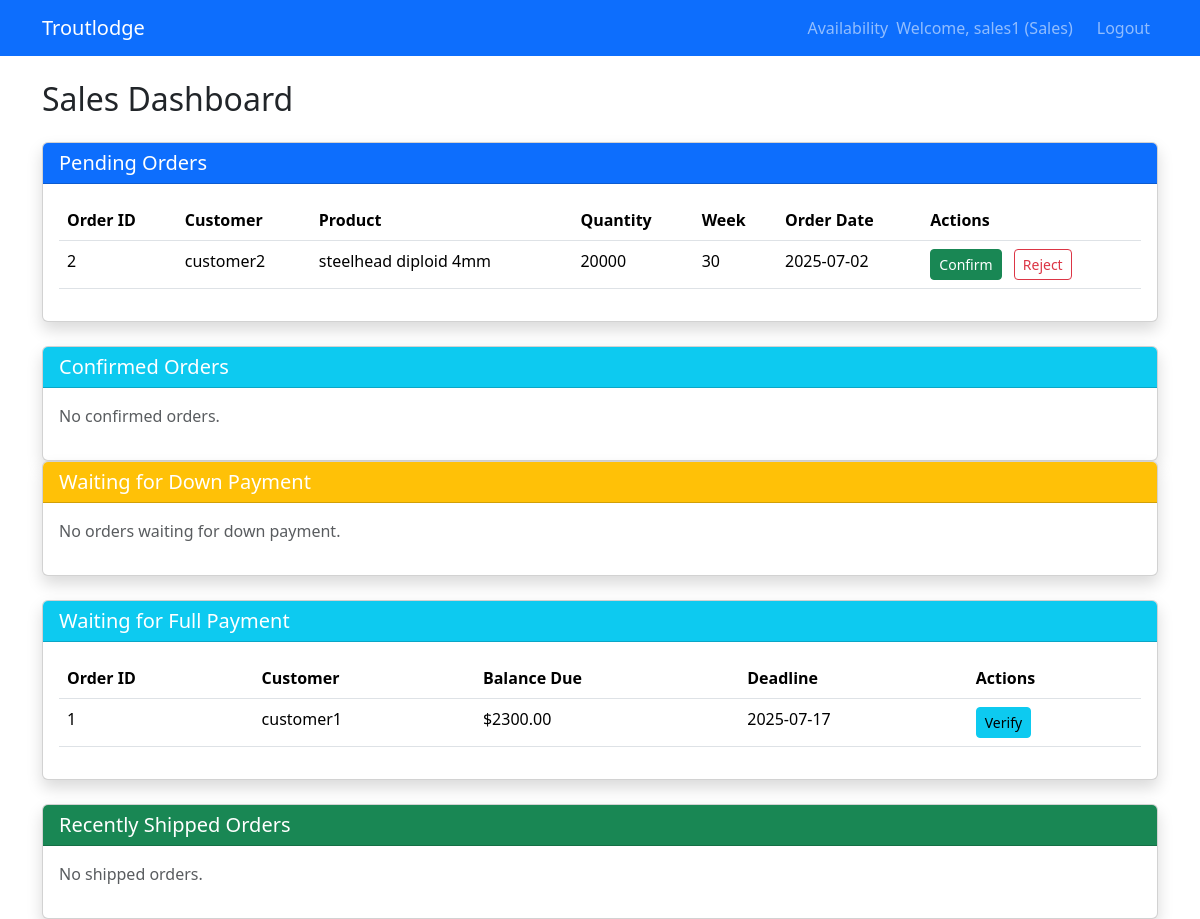
/ (signed in), run on the app's committed database.
### core/models.py (models this page shows, shortened)
class User(AbstractUser):
    ROLE_CHOICES = [
        ('sales', 'Sales Team'),
        ('hatchery', 'Hatchery Management'),
        ('customer', 'Customer'),
    ]
    role = models.CharField(max_length=10, choices=ROLE_CHOICES)
    company = models.CharField(max_length=100, blank=True, null=True)
    phone = models.CharField(max_length=20, blank=True, null=True)
    vat_number = models.CharField(max_length=50, blank=True, null=True)
    address = models.TextField(blank=True, null=True)
    reliability_score = models.FloatField(default=0.8)

class Order(models.Model):
    STATUS_CHOICES = [
        ('pending', 'Pending'),
        ('approved', 'Approved for Down Payment'),
        ('down_paid', 'Down Payment Received'),
        ('confirmed', 'Confirmed'),
        ('cancelled', 'Cancelled'),
        ('shipped', 'Shipped'),
    ]
    customer = models.ForeignKey(
        settings.AUTH_USER_MODEL,
        on_delete=models.CASCADE,
        limit_choices_to={'role': 'customer'}
    )
    availability = models.ForeignKey(Availability, on_delete=models.CASCADE)
    quantity = models.IntegerField()
    status = FSMField(
        max_length=20,
        choices=STATUS_CHOICES,
        default='pending',
        protected=True
    )
    created_at = models.DateTimeField(auto_now_add=True)
    confirmed_at = models.DateTimeField(null=True, blank=True)
    invoice = models.FileField(upload_to='invoices/', null=True, blank=True)
    downpayment_invoice = models.FileField(upload_to='downpayment_invoices/', null=True, blank=True)
    notes = models.TextField(blank=True, null=True)
    downpayment_amount = models.DecimalField(max_digits=10, decimal_places=2, null=True, blank=True)
    fullpayment_amount = models.DecimalField(max_digits=10, decimal_places=2, null=True, blank=True)
    downpayment_deadline = models.DateTimeField(null=True, blank=True)
    fullpayment_deadline = models.DateTimeField(null=True, blank=True)
    downpayment_proof = models.FileField(upload_to='payment_proofs/', null=True, blank=True)
    fullpayment_proof = models.FileField(upload_to='payment_proofs/', null=True, blank=True)
    commission_rate = models.DecimalField(max_digits=5, decimal_places=2, default=0.0)
    transport_cost = models.DecimalField(max_digits=10, decimal_places=2, default=0.0)
    downpayment_transaction_id = models.CharField(max_length=50, blank=True, null=True)
    fullpayment_transaction_id = models.CharField(max_length=50, blank=True, null=True)
    def calculate_total(self):
        return self.quantity * self.availability.product.price + self.transport_cost

class Availability(models.Model):
    product = models.ForeignKey(Product, on_delete=models.CASCADE)
    year = models.IntegerField(default=2025)
    week_number = models.IntegerField()
    available_quantity = models.IntegerField()
    expected_ship_date = models.DateField()
    class Meta:
        unique_together = ('product', 'year', 'week_number')  # Ensure unique availability per product, year, week

class Product(models.Model):
    PLOIDY_CHOICES = [
        ('diploid', 'Diploid'),
        ('triploid', 'Triploid'),
    ]
    TYPE_CHOICES = [
        ('steelhead', 'Steelhead'),
        ('jumper', 'Jumper'),
        ('kamloop', 'Kamloop'),
    ]
    DIAMETER_CHOICES = [
        (4, '4mm'),
        (5, '5mm'),
        (6, '6mm'),
    ]
    ploidy = models.CharField(max_length=10, choices=PLOIDY_CHOICES)
    type = models.CharField(max_length=10, choices=TYPE_CHOICES)
    diameter = models.IntegerField(choices=DIAMETER_CHOICES)
    price = models.DecimalField(max_digits=10, decimal_places=2, default=0)
    MIN_ORDER_QUANTITY = 20000
    def __str__(self):
        return f"{self.type} {self.ploidy} {self.diameter}mm"

### core/views.py (the view)
# urls.py: path('', views.dashboard, name='dashboard'),
@login_required
def dashboard(request):
    if request.user.role == 'sales':
        return sales_dashboard(request)
    elif request.user.role == 'hatchery':
        return hatchery_dashboard(request)
    elif request.user.role == 'customer':
        return customer_dashboard(request)
    return HttpResponseForbidden()

### core/views.py (called while the page is built)
def sales_required(view_func):
    return user_passes_test(lambda u: u.role == 'sales')(view_func)

@sales_required
def sales_dashboard(request):
    pending_orders = Order.objects.filter(status='pending')
    approved_orders = Order.objects.filter(status='approved')
    down_paid_orders = Order.objects.filter(status='down_paid')
    confirmed_orders = Order.objects.filter(status='confirmed').order_by('-confirmed_at')[:10]
    shipped_orders = Order.objects.filter(status='shipped')[:5]
    return render(request, 'sales_dashboard.html', {
        'pending_orders': pending_orders,
        'approved_orders': approved_orders,
        'down_paid_orders': down_paid_orders,
        'confirmed_orders': confirmed_orders,
        'shipped_orders': shipped_orders
    })

### core/templates/sales_dashboard.html
{% extends 'base.html' %}
{% block content %}
    <h2 class="mb-4">Sales Dashboard</h2>
    <div class="card shadow mb-4">
        <div class="card-header bg-primary text-white">
            <h5 class="mb-0">Pending Orders</h5>
        </div>
        <div class="card-body">
            {% if pending_orders %}
                <table class="table table-hover">
                    <thead>
                        <tr>
                            <th>Order ID</th>
                            <th>Customer</th>
                            <th>Product</th>
                            <th>Quantity</th>
                            <th>Week</th>
                            <th>Order Date</th>
                            <th>Actions</th>
                        </tr>
                    </thead>
                    <tbody>
                        {% for order in pending_orders %}
                            <tr>
                                <td>{{ order.id }}</td>
                                <td>{{ order.customer.username }}</td>
                                <td>{{ order.availability.product }}</td>
                                <td>{{ order.quantity }}</td>
                                <td>{{ order.availability.week_number }}</td>
                                <td>{{ order.created_at|date:"Y-m-d" }}</td>
                                <td>
                                    <a href="{% url 'verify_full_payment' order.id %}" class="btn btn-sm btn-success me-2">Confirm</a>
                                    <a href="#" class="btn btn-sm btn-outline-danger">Reject</a>
                                </td>
                            </tr>
                        {% endfor %}
                    </tbody>
                </table>
            {% else %}
                <p class="text-muted">No pending orders.</p>
            {% endif %}
        </div>
    </div>
    <div class="card shadow">
        <div class="card-header bg-info text-white">
            <h5 class="mb-0">Confirmed Orders</h5>
        </div>
        <div class="card-body">
            {% if confirmed_orders %}
                <table class="table table-hover">
                    <thead>
                        <tr>
                            <th>Order ID</th>
                            <th>Customer</th>
                            <th>Product</th>
                            <th>Quantity</th>
                            <th>Status</th>
                            <th>Confirmed At</th>
                            <th>Invoice</th>
                        </tr>
                    </thead>
                    <tbody>
                        {% for order in confirmed_orders %}
                            <tr>
                                <td>{{ order.id }}</td>
                                <td>{{ order.customer.username }}</td>
                                <td>{{ order.availability.product }}</td>
                                <td>{{ order.quantity }}</td>
                                <td><span class="badge bg-success">{{ order.status|capfirst }}</span></td>
                                <td>{{ order.confirmed_at|date:"Y-m-d H:i" }}</td>
                                <td>
                                    <a href="{% url 'view_invoice' order.id %}" class="btn btn-sm btn-info">View</a>
                                </td>
                            </tr>
                        {% endfor %}
                    </tbody>
                </table>
            {% else %}
                <p class="text-muted">No confirmed orders.</p>
            {% endif %}
        </div>
    </div>
    <div class="card shadow mb-4">
        <div class="card-header bg-warning text-white">
            <h5 class="mb-0">Waiting for Down Payment</h5>
        </div>
        <div class="card-body">
            {% if approved_orders %}
                <table class="table table-hover">
                    <thead>
                        <tr>
                            <th>Order ID</th>
                            <th>Customer</th>
                            <th>Down Payment</th>
                            <th>Deadline</th>
                            <th>Actions</th>
                        </tr>
                    </thead>
                    <tbody>
                        {% for order in approved_orders %}
                            <tr>
                                <td>{{ order.id }}</td>
                                <td>{{ order.customer.username }}</td>
                                <td>${{ order.downpayment_amount|floatformat:2 }}</td>
                                <td>{{ order.downpayment_deadline|date:"Y-m-d" }}</td>
                                <td>
                                    <a href="{% url 'verify_down_payment' order.id %}"
                                       class="btn btn-sm btn-info">Verify</a>
                                </td>
                            </tr>
                        {% endfor %}
                    </tbody>
                </table>
            {% else %}
                <p class="text-muted">No orders waiting for down payment.</p>
            {% endif %}
        </div>
    </div>
    <div class="card shadow mb-4">
        <div class="card-header bg-info text-white">
            <h5 class="mb-0">Waiting for Full Payment</h5>
        </div>
        <div class="card-body">
            {% if down_paid_orders %}
                <table class="table table-hover">
                    <thead>
                        <tr>
                            <th>Order ID</th>
                            <th>Customer</th>
                            <th>Balance Due</th>
                            <th>Deadline</th>
                            <th>Actions</th>
                        </tr>
                    </thead>
                    <tbody>
                        {% for order in down_paid_orders %}
                            <tr>
                                <td>{{ order.id }}</td>
                                <td>{{ order.customer.username }}</td>
                                <td>${{ order.calculate_total|add:order.downpayment_amount|floatformat:2 }}</td>
                                <td>{{ order.fullpayment_deadline|date:"Y-m-d" }}</td>
                                <td>
                                    <a href="{% url 'verify_full_payment' order.id %}"
                                       class="btn btn-sm btn-info">Verify</a>
                                </td>
                            </tr>
                        {% endfor %}
                    </tbody>
                </table>
            {% else %}
                <p class="text-muted">No orders waiting for full payment.</p>
            {% endif %}
        </div>
    </div>
    <div class="card shadow">
        <div class="card-header bg-success text-white">
            <h5 class="mb-0">Recently Shipped Orders</h5>
        </div>
        <div class="card-body">
            {% if shipped_orders %}
                <table class="table table-hover">
                    <thead>
                        <tr>
                            <th>Order ID</th>
                            <th>Customer</th>
                            <th>Product</th>
                            <th>Ship Date</th>
                        </tr>
                    </thead>
                    <tbody>
                        {% for order in shipped_orders %}
                            <tr>
                                <td>{{ order.id }}</td>
                                <td>{{ order.customer.username }}</td>
                                <td>{{ order.availability.product }}</td>
                                <td>{{ order.confirmed_at|date:"Y-m-d" }}</td>
                            </tr>
                        {% endfor %}
                    </tbody>
                </table>
            {% else %}
                <p class="text-muted">No shipped orders.</p>
            {% endif %}
        </div>
    </div>
{% endblock %}

### core/templates/base.html (shortened to what this page needs)
<!DOCTYPE html>
<html lang="en">
<head>
    <link href="https://cdn.jsdelivr.net/npm/bootstrap@5.3.3/dist/css/bootstrap.min.css" rel="stylesheet">
</head>
<body>
    <nav class="navbar navbar-expand-lg navbar-dark bg-primary">
        <div class="container">
            <a class="navbar-brand" href="{% url 'dashboard' %}">Troutlodge</a>
            <div class="navbar-nav ms-auto">
                <a class="nav-link" href="{% url 'availability_view' %}">Availability</a>
                {% if user.is_authenticated %}
                    <span class="navbar-text me-3">Welcome, {{ user.username }} ({{ user.role|capfirst }})</span>
                    <a class="nav-link" href="{% url 'logout' %}">Logout</a>
                {% else %}
                    <a class="nav-link" href="{% url 'login' %}">Login</a>
                {% endif %}
            </div>
        </div>
    </nav>
    <div class="container mt-4">
        {% block content %}
        {% endblock %}
    </div>
</body>
</html>

### data on the page
User: username "sales1", role "Sales"
Order: id "2", customer.username "customer2", availability.product "steelhead diploid 4mm", quantity "20000", availability.week_number "30", created_at "2025-07-02"
Order: id "1", customer.username "customer1", calculate_total|add "2300.00", fullpayment_deadline "2025-07-17"
